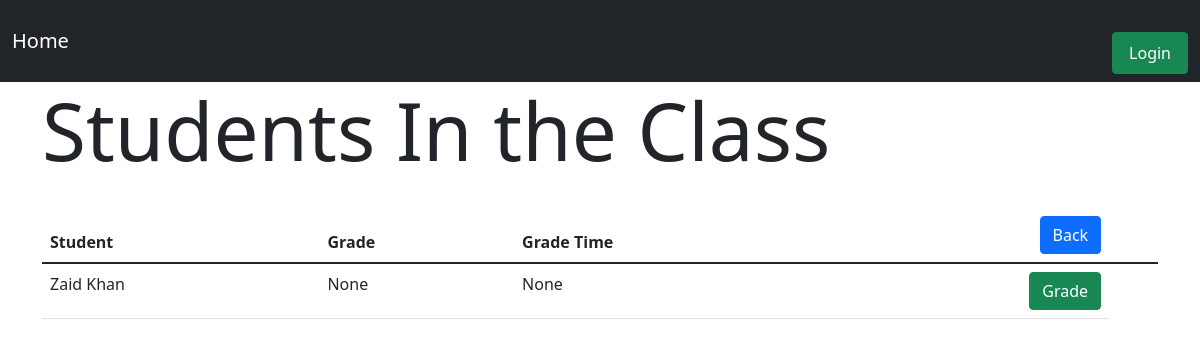
The app's page /gradebook/6/students, older data.
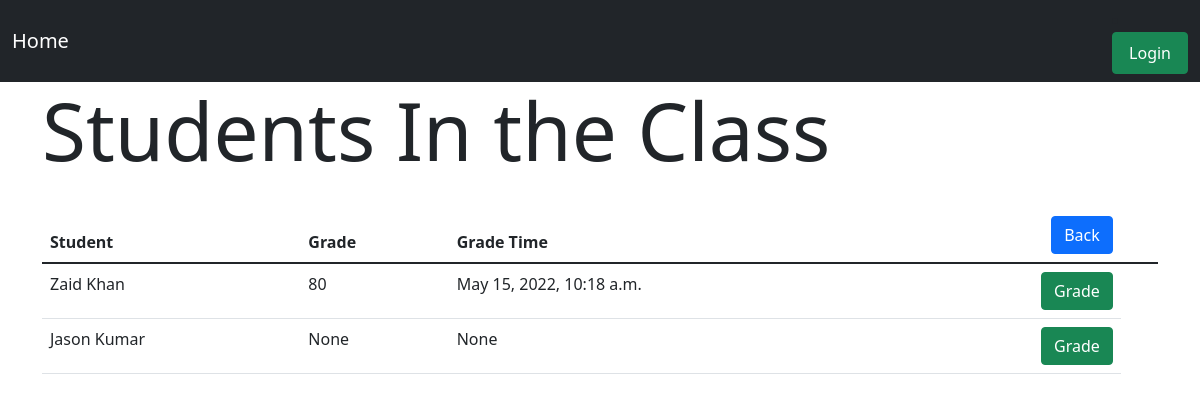
The same page, newer data.
### gradebook/models.py (models this page shows, shortened)
class StudentEnrolment(models.Model):
    student = models.ForeignKey(Student, on_delete=models.CASCADE)
    class1 = models.ForeignKey(Class, on_delete=models.CASCADE)
    grade = models.PositiveIntegerField(validators=[MaxValueValidator(100)], blank=True, null=True)
    enrollTime = models.DateTimeField(auto_now_add=True)
    gradeTime = models.DateTimeField(blank=True, null=True)

class Student(models.Model):
    user = models.OneToOneField(User, null=True, on_delete=models.CASCADE)
    studentID = models.PositiveIntegerField(null=False, blank=False, unique=True)
    firstName = models.CharField(max_length=50, null=False, blank=False)
    lastName = models.CharField(max_length=50, null=False, blank=False)
    email = models.EmailField(max_length=254, null=False, blank=False)
    dateOfBirth = models.DateField(null=False, blank=False)
    def __str__(self):
        return self.firstName + " " + self.lastName

### gradebook/views.py (the view)
# urls.py: path('gradebook/<int:pk>/students', gradebook_student_list, name='student_list_gradebook'),
def gradebook_student_list(request, pk):
    studentEnrolment = StudentEnrolment.objects.filter(class1_id=pk)
    current_class = Class.objects.get(id=pk)
    context = {
        "semester_id": current_class.semester.id,
        "studentEnrolment": studentEnrolment
    }
    return render(request, 'gradebook/student_list_gradebook.html', context)

### gradebook/templates/gradebook/student_list_gradebook.html (shortened to what this page needs)
{% extends "base.html" %}
{% block content %}
    <h1 class="display-1" style="margin-bottom: 30px">Students In the Class</h1>
    <table class="table">
  <thead>
    <tr>
      <th scope="col">Student</th>
      <th scope="col">Grade</th>
      <th scope="col">Grade Time</th>
      <th>
          <a href="{% url 'classes_gradebook' semester_id %}" class="btn btn-primary" style="float: right;">Back</a>
      </th>
      <th></th>
    </tr>
  </thead>
  <tbody>
  {% for enrolment in studentEnrolment %}
    <tr>
      <td>{{ enrolment.student }}</td>
      <td>{{ enrolment.grade }}</td>
      <td>{{ enrolment.gradeTime }}</td>
      <td>
          <a href="{% url "grade_student_form" enrolment.id %}" class="btn btn-success" style="float: right">Grade</a>
      </td>
    </tr>
  {% endfor %}
  </tbody>
</table>
{% endblock %}

Row changes from the older to the newer data that the page shows:
changed StudentEnrolment "Zaid Khan": grade "None" → "80"; gradeTime "None" → "May 15, 2022, 10:18 a.m."
added StudentEnrolment: student "Jason Kumar", grade "None", gradeTime "None"
